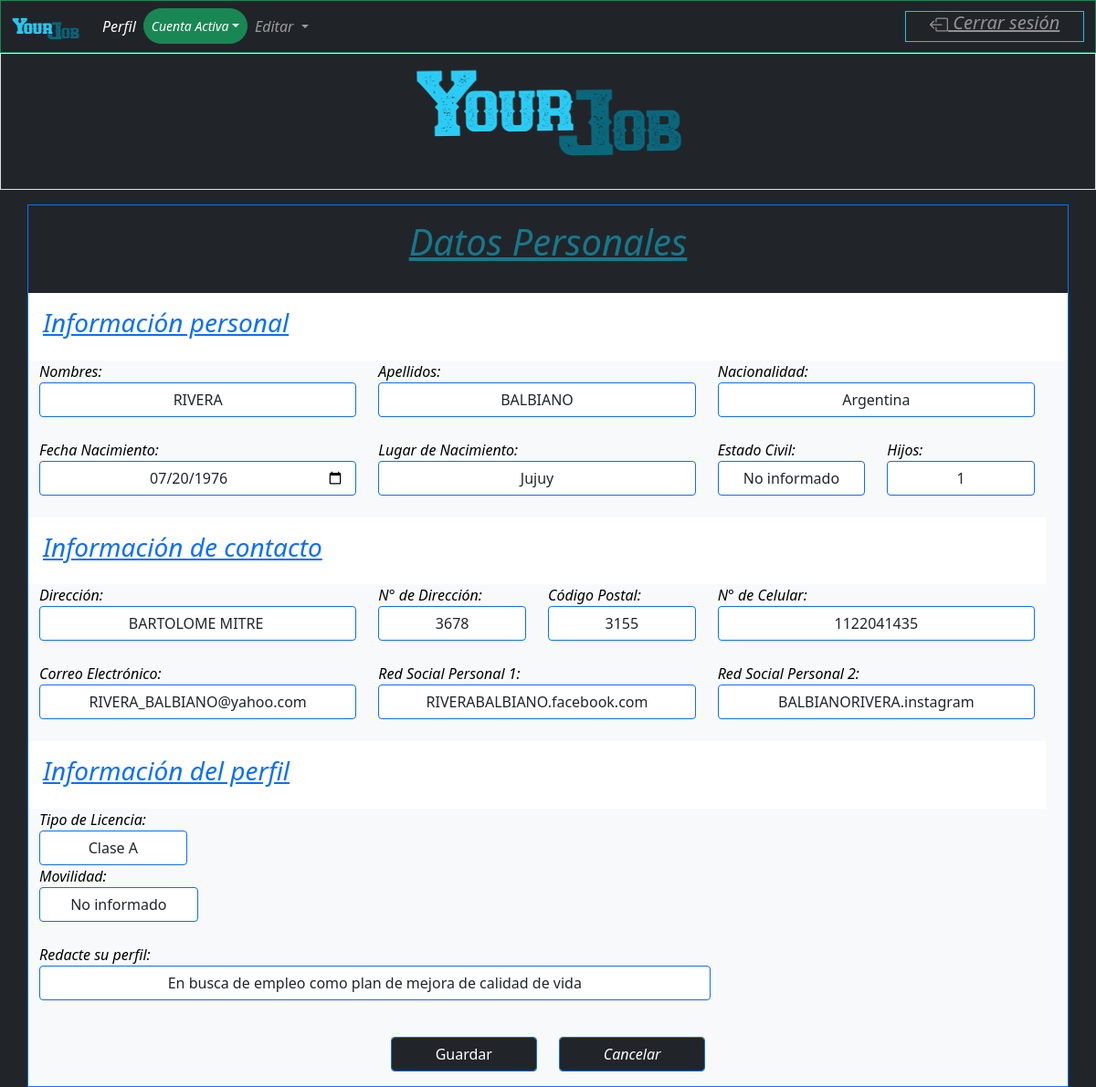
The page /fdatospersonales.php (signed in) on the database its author committed.
### tables this page shows
CREATE TABLE IF NOT EXISTS `candidatos` (
  `DNI` int(10) NOT NULL,
  `Apellido` varchar(30) DEFAULT NULL,
  `Comentario` varchar(150) DEFAULT NULL,
  `Contacto` varchar(10) DEFAULT NULL,
  `Domicilio` varchar(30) DEFAULT NULL,
  `Email` varchar(100) DEFAULT NULL,
  `Estado` int(2) DEFAULT NULL,
  `Hijos` int(2) DEFAULT NULL,
  `Licencia` varchar(30) DEFAULT NULL,
  `LugarNac` varchar(30) DEFAULT NULL,
  `Movilidad` enum('Si','No') DEFAULT 'No',
  `Nacimiento` date DEFAULT NULL,
  `Nacionalidad` varchar(30) DEFAULT NULL,
  `idgenero` int(2) NOT NULL COMMENT 'Codigo de la tabla Genero',
  `Nombre` varchar(30) DEFAULT NULL,
  `NumDireccion` varchar(30) DEFAULT NULL,
  `Postal` int(4) DEFAULT NULL,
  `idprov` int(2) NOT NULL,
  `RedSocial1` varchar(100) DEFAULT NULL,
  `RedSocial2` varchar(100) DEFAULT NULL,
  `estado_civil` int(1) DEFAULT NULL,
  PRIMARY KEY (`DNI`),
  KEY `idgenero` (`idgenero`,`Estado`,`Movilidad`,`Postal`,`idprov`,`estado_civil`)
);

### dbcon.php (called while the page is built, shortened)
<?php
function cunsultadb($consulta)
{
    $servername = "localhost";
    $username = "bot";
    $password = "f4ideEb85YrUIXuU";
    $dbname = "bolsatrabajo";
    $conn = new mysqli($servername, $username, $password, $dbname);
    $conn->query("SET NAMES 'utf8'");
    $resultado = $conn->query($consulta);
    $respfila="0";
    if (!empty($resultado))
    {
        while($fila = $resultado->fetch_assoc())
        {
            $respfila=$fila;
        }
    }
    return $respfila;
}
 ?>

### fdatospersonales.php (the view, shortened to what this page needs)
<?php
require __DIR__ . '/dbcon.php';
require __DIR__ . '/encabezadoc.php';
$Apellido="";
$Comentario="";
$Contacto="";
$Domicilio="";
$Email="";
$Hijos="";
$Licencia="";
$LugarNac="";
$Nacimiento="";
$Nacionalidad="";
$Nombre="";
$NumDireccion="";
$Postal="";
$RedSocial1="";
$RedSocial2="";
$estado_civil="";
$dni=$_SESSION['id'];
$consulta = "SELECT * FROM `candidatos` WHERE `DNI`='$dni'";
$resultado = cunsultadb($consulta);
if ($resultado=="0"){
    echo"<h3 class='text-center text-primary'> Cargue los campos vacíos</h3>";
}
else{
    if ($resultado!="0"){
        $Apellido=$resultado['Apellido'];
        $Comentario=$resultado['Comentario'];
        $Contacto=$resultado['Contacto'];
        $Domicilio=$resultado['Domicilio'];
        $Email=$resultado['Email'];
        $Hijos=$resultado['Hijos'];
        $Licencia=$resultado['Licencia'];
        $LugarNac=$resultado['LugarNac'];
        $Nacimiento=$resultado['Nacimiento'];
        $Nacionalidad=$resultado['Nacionalidad'];
        $Nombre=$resultado['Nombre'];
        $NumDireccion=$resultado['NumDireccion'];
        $Postal=$resultado['Postal'];
        $RedSocial1=$resultado['RedSocial1'];
        $RedSocial2=$resultado['RedSocial2'];
        $estado_civil=$resultado['estado_civil'];
    }
}
?>
<div class="container border border-primary fst-italic bg-light text-primary">
    <div class="row bg-dark text-dark">
        <div class="p-3 mb-2  text-info  text-opacity-50 text-center   text-decoration-underline"><h1> Datos Personales</h1></div>
    </div>
    <form class="formulario text-star" action="submitformcandidato.php" method="POST">
        <div class="row text-dark">
            <div class="p-3 bg-white text-primary text-start   text-decoration-underline"><h3> Información personal</h3></div>
        </div>
        <div class="row text-dark">
        <div class="row">
            <div class="col-sm-4">
                <label for="Nombre" class="font-weight-bold  fs-6 text-black">Nombres:</label><br>
                <input type="text" maxlength="30" lid="Nombre" name="Nombre" required placeholder="Ingresar Nombres" class="form-control border border-primary text-center    fs-6" value= "<?php echo $Nombre?>" ><br>
            </div>
            <div class="col-sm-4">
                <label for="Apellido" class="font-weight-bold  fs-6 text-black">Apellidos:</label><br>
                <input type="text"  maxlength="30" lid="Apellido" name="Apellido" required placeholder="Ingresar Apellidos" class="form-control border border-primary text-center    fs-6" value="<?php echo $Apellido?>"><br>
            </div>
            <div class="col-sm-4">
                <label for="Nacionalidad" class="  fs-6 text-black ">Nacionalidad:</label><br>
                <input type="text" maxlength="30" lid="Nacionalidad" required name="Nacionalidad" placeholder="Ingresar Nacionalidad" class="form-control border border-primary text-center   fs-6" value="<?php echo $Nacionalidad ?>"><br>
            </div>
        </div>
        <div class="row">
            <div class="col-sm-4">
                <label for="Nacimiento" class="font-weight-bold  fs-6 text-black ">Fecha Nacimiento:</label><br>
                <input type="date" required lid="Nacimiento" name="Nacimiento" required placeholder="Ingresar Fecha de Nacimiento" class="form-control border border-primary text-center    fs-6" value="<?php echo $Nacimiento?>"><br>
            </div>
            <div class="col-sm-4">
                <label for="LugarNac" class="font-weight-bold  fs-6 text-black">Lugar de Nacimiento:</label><br>
                <input type="text" maxlength="30" lid="LugarNac" required name="LugarNac" placeholder="Ingresar Lugar de Nacimiento" class="form-control border border-primary text-center    fs-6" value="<?php echo $LugarNac?>"><br>
            </div>
            <div class="col-sm-4">
                <div class="row">
                    <div class="col-sm-6">
                        <label for="estado_civil" class="  fs-6 text-black ">Estado Civil:</label><br>
                        <select  maxlength="30" class="form-control border border-primary text-center    fs-6" required placeholder="Ingrese E. Civil" name="estado_civil" id="estado_civil" value="<?php echo $estado_civil?>"  >
                        <option value="<?php echo $estado_civil?>"> No informado</option>
                        </select>
                    </div>
                    <div class="col-sm-6">
                        <label for="Hijos" class="font-weight-bold  fs-6 text-black ">Hijos:</label>
                        <input type="number" min="0" max="22" lid="Hijos" name="Hijos" required placeholder="Ingresar Cantidad de Hijos" class="form-control border border-primary text-center    fs-6" value="<?php echo $Hijos ?>">
                    </div>
                </div>
            </div>
        </div>
        <div class="row">
            <div class="p-3 bg-white text-primary text-start   text-decoration-underline"><h3> Información de contacto</h3></div>
        </div>
        <div class="row">
            <div class="col-sm-4">
                <label for="Domicilio" class="font-weight-bold  fs-6 text-black ">Dirección:</label><br>
                <input type="text" lid="Domicilio" maxlength="30" name="Domicilio" required placeholder="Ingresar Dirección" class="form-control border border-primary text-center    fs-6" value="<?php echo $Domicilio?>"><br>
            </div>
            <div class="col-sm-4">
                <div class="row">
                    <div class="col-sm-6">
                        <label for="NumDireccion" class="font-weight-bold fs-6 text-black ">N° de Dirección:</label>
                        <input type="number" min="1" max="35000" inputmode="numeric" lid="NumDireccion" name="NumDireccion" placeholder="N° Dirección" class="form-control border border-primary text-center    fs-6" required value="<?php echo $NumDireccion ?>">
                    </div>
                    <div class="col-sm-6">
                        <label for="Postal" class="font-weight-bold fs-6 text-black">Código Postal:</label>
                        <input type="number" min="1000" max="4000" inputmode="numeric" lid="Postal" required name="Postal" placeholder="Ingresar Código Postal" class="form-control border border-primary text-center    fs-6" value="<?php echo $Postal?>">
                    </div>
                </div>
            </div>
            <div class="col-sm-4">
                <label for="Contacto" class="font-weight-bold  fs-6 text-black ">N° de Celular:</label><br>
                <input type="number" min="1100000000" max="1599999999"lid="Contacto" required name="Contacto" placeholder="Ingresar N° de Teléfono" class="form-control border border-primary text-center  fs-6" pattern="[0-9\(\)\+\-]+" title="numero de telefono" value="<?php echo $Contacto?>"><br>
            </div>
        </div>
        <div class="row">
            <div class="col-sm-4">
                <label for="Email" class="font-weight-bold  fs-6 text-black ">Correo Electrónico:</label><br>
                <input type="email" lid="Email" name="Email"  size="100" required placeholder="Correo Electronico" class="form-control border border-primary text-center    fs-6" value="<?php echo $Email?>"><br>
            </div>
            <div class="col-sm-4">
                <label for="RedSocial1" class="font-weight-bold fs-6 text-black ">Red Social Personal 1:</label><br>
                <input type="text"  maxlength="100" lid="RedSocial1" name="RedSocial1" placeholder="Ingresar Red social personal" class="form-control border border-primary text-center    fs-6" value="<?php echo $RedSocial1 ?>"><br>
            </div>
            <div class="col-sm-4">
                <label for="RedSocial2" class="font-weight-bold  fs-6 text-black ">Red Social Personal 2:</label><br>
                <input type="text"  maxlength="100" lid="RedSocial2" name="RedSocial2" placeholder="Red social" class="form-control border border-primary text-center    fs-6" value="<?php echo $RedSocial2 ?>"><br>
            </div>
        </div>
        <div class="row text-dark">
            <div class="p-3 bg-white text-primary text-start   text-decoration-underline"><h3> Información del perfil</h3></div>
        </div>
        <div class="row">
            <div class="col-sm-4">
                <div class="row">
                    <div class="col-sm-6">
                        <label for="Licencia" class="  fs-6 text-black ">Tipo de Licencia:</label><br>
                        <select  class="form-control border border-primary text-center fs-6" required placeholder="Ingrese tipo de licencia" name="Licencia" id="Licencia" value="<?php echo $Licencia ?>"  >
                        <option value="A">Clase A</option>
                        </select>
                    </div>
                    </div>
                    <div class="col-sm-6">
                        <label for="Movilidad"  maxlength="30" class="font-weight-bold  fs-6 text-black"for="Movilidad">Movilidad:</label><br>
                        <select class="form-control border border-primary text-center    fs-6" id="Movilidad" name="Movilidad" >
                            <option value="No informado">No informado</option>
                        </select><br>
                    </div>
                </div>
            </div>
            <div class="col-sm-8">
                <label for="Comentario" class="font-weight-bold  fs-6 text-black ">Redacte su perfil:</label><br>
                <input type="text"  maxlength="150" lid="Comentario" name="Comentario" placeholder="Ingresar tu motivo" class="form-control border border-primary text-center    fs-6" value="<?php echo $Comentario ?>"><br>
            </div>
        </div>
        <div class="row p-3">
            <div class="col-sm-4"></div>
            <div class="col-sm-2">
                <button type="submit" class="form-control btn btn-dark centroventana border border-primary" value="Enviar">Guardar</button>
            </div>
            <div class="col-sm-2">
            <a class="form-control btn btn-dark centroventana border border-primary" href="iniciocandidato.php?ms=ini">Cancelar</a>
            </div>
            <div class="col-sm-4"></div>
        </div>
    </form>
</div>

### fdatospersonales.php (style rules this page uses)
input[type=number] { -moz-appearance:textfield; }

### rows shown on the page
candidatos: Nombre "RIVERA", Apellido "BALBIANO", Nacionalidad "Argentina", Nacimiento "07/20/1976", LugarNac "Jujuy", estado_civil "No informado", Hijos "1", Domicilio "BARTOLOME MITRE", NumDireccion "3678", Postal "3155", Contacto "1122041435", Email "RIVERA_BALBIANO@yahoo.com", RedSocial1 "RIVERABALBIANO.facebook.com", RedSocial2 "BALBIANORIVERA.instagram", Licencia "Clase A", Comentario "En busca de empleo como plan de mejora de calidad de vida"
